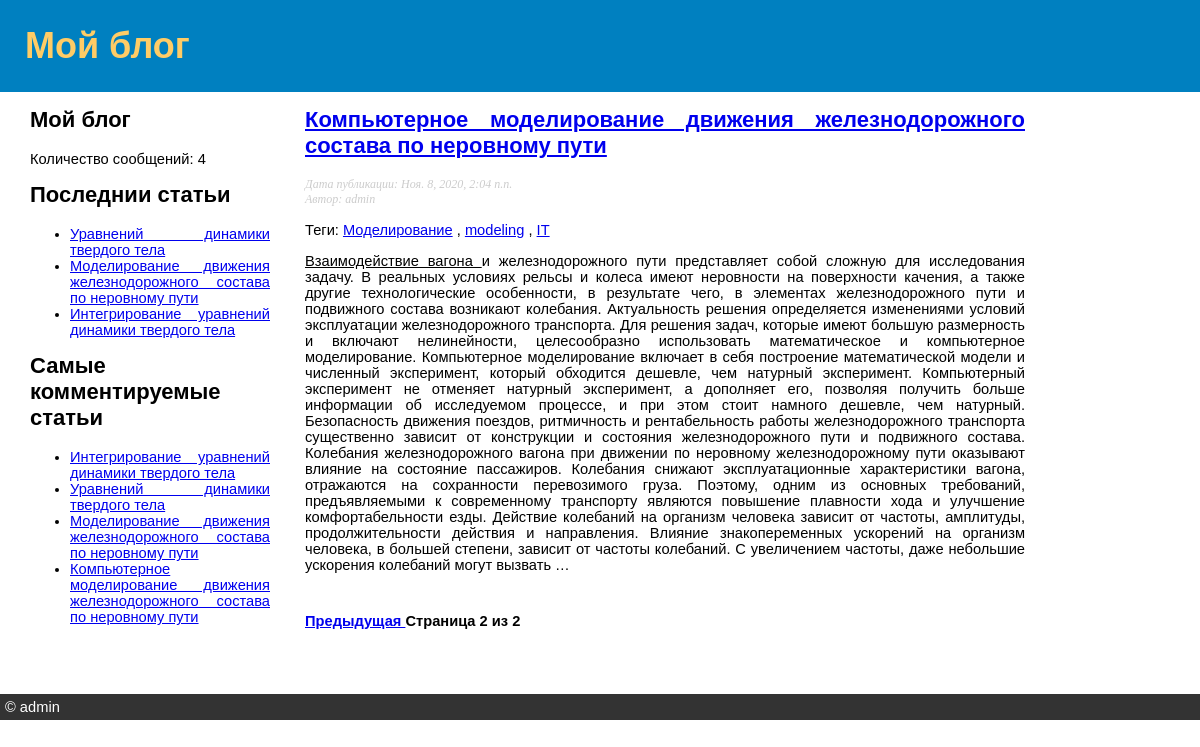
Screenshot of /?page=2 with the database file from the repository.
### blog/models.py (models this page shows, shortened)
class Post(models.Model):
    STATUS_CHOICES = (('draft', 'Черновик'), ('published', 'Опубликовано'))
    title = models.CharField(verbose_name='Заголовок', max_length=250)
    slug = models.SlugField(verbose_name='URL', max_length=250,
                            unique_for_date='date_published')
    author = models.ForeignKey(User, verbose_name='Автор',
                                     on_delete=models.CASCADE,
                                     related_name='blog_posts')
    body = RichTextUploadingField(verbose_name='Содержание статьи')
    date_published = models.DateTimeField('Дата публикации статьи', default=timezone.now)
    created = models.DateTimeField(verbose_name='Дата создания статьи', auto_now_add=True)
    updated = models.DateTimeField(auto_now=True)
    status = models.CharField(verbose_name='Статус', max_length=10, choices=STATUS_CHOICES, default='draft')
    objects = models.Manager()
    published = PublishedManager()
    tags = TaggableManager()
    class Meta:
        ordering = ('-date_published',)
        verbose_name = 'статью'
        verbose_name_plural = 'Статьи'
    def get_absolute_url(self):
        return reverse('blog:post_detail', args=[self.date_published.year, self.date_published.month, self.date_published.day, self.slug])

### blog/views.py (the view)
# urls.py: path('', views.post_list, name='post_list'),
def post_list(request, tag_slug=None):
    object_list = Post.published.all()
    tag = None
    if tag_slug:
        tag = get_object_or_404(Tag, slug=tag_slug)
        object_list = object_list.filter(tags__in=[tag])
    paginator = Paginator(object_list, 3)
    page = request.GET.get('page')
    try:
        posts = paginator.page(page)
    except PageNotAnInteger:
        posts = paginator.page(1)
    except EmptyPage:
        posts = paginator.page(paginator.num_pages)
    return render(request, 'blog/post/list.html', {'page': page, 'posts': posts, 'tag': tag} )

### blog/models.py (called while the page is built)
    def get_queryset(self):
        return super(PublishedManager, self).get_queryset()\
                                            .filter(status='published')

### blog/templatetags/blog_tags.py (called while the page is built)
@register.simple_tag(name='total_posts')
def total_posts():
    return Post.published.count()

@register.simple_tag(name='get_most_commmented_posts')
def get_most_commmented_posts(count=5):
    return Post.published.annotate(total_comments=Count('comments')).\
                                   order_by('-total_comments')[:count]

@register.inclusion_tag('blog/post/latest_posts.html')
def show_latest_posts(count=5):
    latest_posts = Post.published.order_by('-date_published')[:count]
    return {'latest_posts': latest_posts}

### blog/templates/blog/post/list.html (shortened to what this page needs)
{% extends 'blog/base.html' %}
{% block content %}
    {% for post in posts %}
        <h2>
            <a href="{{ post.get_absolute_url }}">{{ post.title }}</a>
        </h2>
        <p class="date">
            Дата публикации: {{ post.date_published }} <br>
            Автор: {{ post.author }}
        </p>
        <p class="tags">
            Теги:
            {% for tag in post.tags.all %}
                <a href="{% url "blog:post_list_by_tag" tag.slug %}">{{ tag.name }}</a>
                {% if not forloop.last %}, {% endif %}
            {% endfor %}
        </p>
        {{ post.body|truncatewords_html:200|safe }}
    {% endfor %}
    {% include "pagination.html" with page=posts %}
{% endblock content %}

### blog/templates/blog/base.html (shortened to what this page needs)
{% load blog_tags %}
{% load static %}
<!DOCTYPE html>
<html>
<head>
  <link href="{% static 'css/blog.css' %}" rel="stylesheet">
</head>
 <body>
  <div id="header"><h1>Мой блог</h1></div>
  <div id="sidebar">
    <h2>Мой блог</h2>
    <p>Количество сообщений: {% total_posts %}</p>
    <h2>Последнии статьи</h2>
    {% show_latest_posts 3 %}
    <h2>Самые комментируемые статьи</h2>
    {% get_most_commmented_posts as most_commmented_posts %}
    <ul>
      {% for post in most_commmented_posts %}
        <li>
          <a href="{{ post.get_absolute_url }}">{{ post.title }}</a>
        </li>
      {% endfor %}
    </ul>
  </div>
  <div id="content">
    {% block content %}
    {% endblock content%}
  </div>
  <div id="footer">&copy; admin</div>
 </body>
</html>

### blog/templates/blog/post/latest_posts.html
<ul>
    {% for post in latest_posts %}
        <li>
            <a href="{{ post.get_absolute_url }}">{{ post.title }}</a>
        </li>
    {% endfor %}
</ul>

### blog/static/css/blog.css (style rules this page uses)
body { font: 11pt Arial, Helvetica, sans-serif; margin: 0; text-align: justify; }
h1 { font-size: 36px; margin: 0; color: #fc6; }
h2 { margin-top: 0; }
#header { background: #0080c0; padding: 25px; }
#sidebar { float: left; border:0; width: 20%; padding: 5px; margin: 10px 10px 20px 25px; }
p.date { color:#ccc; font-family: georgia, serif; font-size: 12px; font-style: italic; }
#content { margin: 10px 5px 20px 25%; padding: 5px; width:60%; }
#footer { background: #333; padding: 5px; color: #fff; clear: left; }

### rows the page displays
Post: title "Уравнений динамики твердого тела"
Post: title "Моделирование движения железнодорожного состава по неровному пути"
Post: title "Интегрирование уравнений динамики твердого тела"
Post: title "Компьютерное моделирование движения железнодорожного состава по неровному пути", date_published "Ноя. 8, 2020, 2:04 п.п.", author "admin", body "Взаимодействие вагона и железнодорожного пути представляет собой сложную для исследования задачу. В реальных условиях рельсы и колеса имеют неровности на поверхности качения, а также другие технологические особенности, в результате чего, в элементах железнодорожного пути и подвижного состава возникают колебания. Актуальность решения определяется изменениями условий эксплуатации железнодорожного транспорта. Для решения задач, которые имеют большую размерность и включают нелинейности, целесообразно использовать математическое и компьютерное моделирование. Компьютерное моделирование включает в себя построение математической модели и численный эксперимент, который обходится дешевле, чем…"
Tag: name "Моделирование"
Tag: name "modeling"
Tag: name "IT"

### other values shown
{{ page.number }} "2"
{{ page.paginator.num_pages }} "2"
